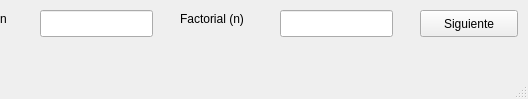
<?xml version="1.0" encoding="UTF-8"?>
<ui version="4.0">
 <class>MainWindow</class>
 <widget class="QMainWindow" name="MainWindow">
  <property name="geometry">
   <rect>
    <x>0</x>
    <y>0</y>
    <width>528</width>
    <height>99</height>
   </rect>
  </property>
  <property name="windowTitle">
   <string>Factorial (n)</string>
  </property>
  <widget class="QWidget" name="centralwidget">
   <widget class="QLineEdit" name="text_n">
    <property name="geometry">
     <rect>
      <x>40</x>
      <y>10</y>
      <width>113</width>
      <height>27</height>
     </rect>
    </property>
    <property name="readOnly">
     <bool>true</bool>
    </property>
   </widget>
   <widget class="QLineEdit" name="text_factorial">
    <property name="enabled">
     <bool>true</bool>
    </property>
    <property name="geometry">
     <rect>
      <x>280</x>
      <y>10</y>
      <width>113</width>
      <height>27</height>
     </rect>
    </property>
    <property name="readOnly">
     <bool>true</bool>
    </property>
   </widget>
   <widget class="QLabel" name="label">
    <property name="geometry">
     <rect>
      <x>0</x>
      <y>10</y>
      <width>66</width>
      <height>17</height>
     </rect>
    </property>
    <property name="text">
     <string>n</string>
    </property>
   </widget>
   <widget class="QLabel" name="label_2">
    <property name="geometry">
     <rect>
      <x>180</x>
      <y>10</y>
      <width>81</width>
      <height>17</height>
     </rect>
    </property>
    <property name="text">
     <string>Factorial (n)</string>
    </property>
   </widget>
   <widget class="QPushButton" name="btn_siguiente">
    <property name="geometry">
     <rect>
      <x>420</x>
      <y>10</y>
      <width>98</width>
      <height>27</height>
     </rect>
    </property>
    <property name="text">
     <string>Siguiente</string>
    </property>
   </widget>
  </widget>
  <widget class="QMenuBar" name="menubar">
   <property name="geometry">
    <rect>
     <x>0</x>
     <y>0</y>
     <width>528</width>
     <height>25</height>
    </rect>
   </property>
  </widget>
  <widget class="QStatusBar" name="statusbar"/>
 </widget>
 <resources/>
 <connections/>
</ui>
